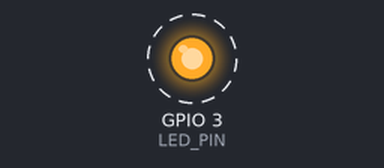
Simulated run of this sketch. Board: ESP32-S3. On the bench: output pins drawn as LEDs (lit = HIGH). Dashed ring = blinking. WiFi joins after 1.5 s; servers stay silent unless stated; what the sketch prints to the serial monitor is not drawn.

Above: at 2.56 s.
Timing chart, 0 to 5.5 s (numbered marks = the images above):
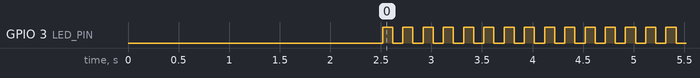

The sketch:

WiFi-Status-Test.ino
```cpp
/*
  ------------------------------------------------------------------------------
   Project: Hardware Design with AI
   Board: ESP32-S3
   Example: Wi-Fi Connection with LED Blink on GPIO3
   Author: Ampnics
   YouTube Channel: https://www.youtube.com/@ampnics
   GitHub Repository: https://github.com/ampnics
  ------------------------------------------------------------------------------

   Description:
   This program connects the ESP32-S3 to a Wi-Fi network using provided SSID and
   password credentials. Once connected, it prints the assigned IP address to
   the Serial Monitor and continuously blinks an LED connected to GPIO3 every
   0.5 seconds to indicate a successful Wi-Fi connection.
  ------------------------------------------------------------------------------
*/

#include <WiFi.h>

// ====== Wi-Fi Credentials ======
const char* ssid = "601A";          // Replace with your Wi-Fi SSID
const char* password = "9633417971"; // Replace with your Wi-Fi Password

#define LED_PIN 3  // LED connected to GPIO3

void setup() {
  // Initialize Serial Monitor
  Serial.begin(115200);
  delay(1000);
  Serial.println("ESP32-S3 Wi-Fi Connection Test Starting...");
  Serial.println("Project: Hardware Design with AI");
  Serial.println("YouTube: https://www.youtube.com/@ampnics");
  Serial.println("GitHub : https://github.com/ampnics");
  Serial.println("-------------------------------------------");

  // Initialize LED pin
  pinMode(LED_PIN, OUTPUT);
  digitalWrite(LED_PIN, LOW); // LED OFF initially

  // Start Wi-Fi connection
  Serial.printf("Connecting to Wi-Fi: %s\n", ssid);
  WiFi.begin(ssid, password);

  // Wait until connected
  while (WiFi.status() != WL_CONNECTED) {
    delay(500);
    Serial.print(".");
  }

  // Once connected
  Serial.println("\nWi-Fi Connected Successfully!");
  Serial.print("IP Address: ");
  Serial.println(WiFi.localIP());
}

void loop() {
  // If Wi-Fi is connected, blink LED every 0.5s
  if (WiFi.status() == WL_CONNECTED) {
    digitalWrite(LED_PIN, HIGH);
    delay(100);
    digitalWrite(LED_PIN, LOW);
    delay(100);
  } else {
    // If Wi-Fi disconnected, keep LED OFF and print status
    digitalWrite(LED_PIN, LOW);
    Serial.println("Wi-Fi Disconnected!");
    delay(1000);
  }
}
```

Measured:
- by itself, GPIO 3 (LED_PIN): alternates HIGH for 0.10 s and LOW for 0.10 s
